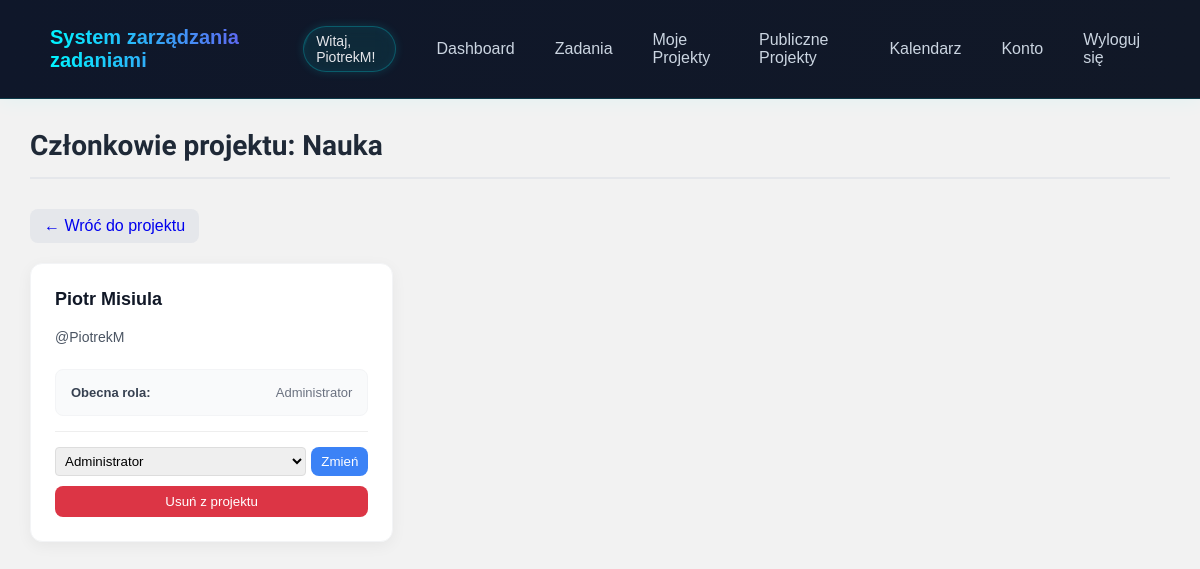
The app's page /index.php?page=project_members&id=1 (signed in) with its own data.
### tables this page shows
CREATE TABLE `project_members` (
  `project_id` int NOT NULL,
  `user_id` int NOT NULL,
  `role` enum('admin','member','viewer') NOT NULL DEFAULT 'viewer'
);

CREATE TABLE `projects` (
  `id` int NOT NULL,
  `owner_id` int NOT NULL,
  `name` varchar(150) NOT NULL,
  `description` text,
  `visibility` enum('public','private') NOT NULL DEFAULT 'public',
  `access_key` varchar(64) DEFAULT NULL COMMENT 'Klucz dostępu – wymagany gdy visibility=private',
  `created_at` datetime NOT NULL DEFAULT CURRENT_TIMESTAMP,
  `updated_at` datetime NOT NULL DEFAULT CURRENT_TIMESTAMP ON UPDATE CURRENT_TIMESTAMP,
  `share_role` enum('admin','member','viewer','') NOT NULL DEFAULT 'admin'
);

CREATE TABLE `users` (
  `id` int NOT NULL,
  `login` varchar(32) NOT NULL,
  `password` varchar(255) NOT NULL,
  `email` varchar(64) NOT NULL,
  `first_name` varchar(64) NOT NULL,
  `last_name` varchar(64) NOT NULL
);

### project_members.php (the view, shortened to what this page needs)
<?php
$conn = new mysqli("localhost", "root", "", "systemzarzadzania");
$user_id = $_SESSION['user_id'];
$project_id = $_GET['id'] ?? 0;
$stmt = $conn->prepare("
    SELECT p.name, p.owner_id, pm.role
    FROM projects p
    LEFT JOIN project_members pm ON pm.project_id = p.id AND pm.user_id = ?
    WHERE p.id = ?
");
$stmt->bind_param("ii", $user_id, $project_id);
$stmt->execute();
$res = $stmt->get_result();
$project = $res->fetch_assoc();
$membersStmt = $conn->prepare("
    SELECT u.id, u.login, u.first_name, u.last_name, pm.role
    FROM project_members pm
    JOIN users u ON pm.user_id = u.id
    WHERE pm.project_id = ?
    ORDER BY pm.role ASC, u.login ASC
");
$membersStmt->bind_param("i", $project_id);
$membersStmt->execute();
$members = $membersStmt->get_result();
function rolePL($role)
{
    return [
        'admin' => 'Administrator',
        'member' => 'Może edytować',
        'viewer' => 'Tylko odczyt'
    ][$role] ?? $role;
}
?>
<div class="tasks-page">
    <div class="tasks-header">
        <h2>Członkowie projektu: <?= htmlspecialchars($project['name']) ?></h2>
    </div>
    <a href="index.php?page=project_view&id=<?= $project_id ?>" class="btn btn-secondary" style="margin-bottom: 20px; display: inline-block; text-decoration: none;">
        &larr; Wróć do projektu
    </a>
    <div class="tasks-grid">
        <?php while ($m = $members->fetch_assoc()): ?>
            <div class="task-card">
                <div class="task-top">
                    <h3><?= htmlspecialchars($m['first_name'] . ' ' . $m['last_name']) ?></h3>
                </div>
                <p class="desc">@<?= htmlspecialchars($m['login']) ?></p>
                <div class="task-meta" style="margin-bottom: 15px;">
                    <div><b>Obecna rola:</b> <?= rolePL($m['role']) ?></div>
                </div>
                <div style="border-top: 1px solid #eee; padding-top: 15px;">
                    <form method="POST" style="margin-bottom: 10px; display: flex; gap: 5px;">
                        <select name="role" style="flex: 1; padding: 5px; border: 1px solid #ddd; border-radius: 4px;">
                            <option value="admin" <?= $m['role'] === 'admin' ? 'selected' : '' ?>>Administrator</option>
                        </select>
                        <button type="submit" class="btn btn-primary" style="padding: 5px 10px;">Zmień</button>
                    </form>
                    <form method="POST" onsubmit="return confirm('Usunąć tego członka?');" style="margin: 0;">
                        <button type="submit" class="btn btn-secondary" style="background-color: #dc3545; color: white; border-color: #dc3545; width: 100%;">
                            Usuń z projektu
                        </button>
                    </form>
                </div>
            </div>
        <?php endwhile; ?>
    </div>
</div>

### style.css (style rules this page uses)
body { margin: 0; font-family: Arial, Helvetica, sans-serif; background: #f2f2f2; }
.tasks-page { max-width: 1200px; margin: 0 auto; animation: fadeIn 0.4s ease; }
.tasks-header { display: flex; justify-content: space-between; align-items: center; margin-bottom: 30px; border-bottom: 2px solid #e5e7eb; padding-bottom: 15px; }
.tasks-header h2 { font-size: 28px; color: #1f2937; margin: 0; font-family: "Playwrite DE SAS", cursive; }
.tasks-grid { display: grid; grid-template-columns: repeat(auto-fill, minmax(320px, 1fr)); gap: 25px; }
.task-card { background: white; border-radius: 12px; padding: 24px; box-shadow: 0 4px 15px rgba(0, 0, 0, 0.05); transition: all 0.3s ease; display: flex; flex-direction: column; position: relative; border: 1px solid #f3f4f6; }
.task-top { margin-bottom: 15px; }
.task-top h3 { margin: 0; font-size: 18px; color: #111827; font-weight: 700; line-height: 1.3; }
.task-card .desc { color: #4b5563; font-size: 14px; line-height: 1.6; margin: 0 0 20px 0; flex-grow: 1; }
.task-meta { background: #f9fafb; padding: 15px; border-radius: 8px; font-size: 13px; color: #6b7280; margin-bottom: 20px; display: flex; flex-direction: column; gap: 8px; border: 1px solid #f3f4f6; }
.task-meta div { display: flex; justify-content: space-between; }
.task-meta b { color: #374151; font-weight: 600; }
.btn { padding: 8px 14px; border-radius: 8px; border: none; cursor: pointer; font-weight: 500; }
.btn-primary { background: #3b82f6; color: white; }
.btn-secondary { background: #e5e7eb; }

### records on screen
project_members: project.name "Nauka", user.last_name "Piotr Misiula", user.login "PiotrekM", role "Administrator"

### other values on screen
$_SESSION['username'] "PiotrekM"
